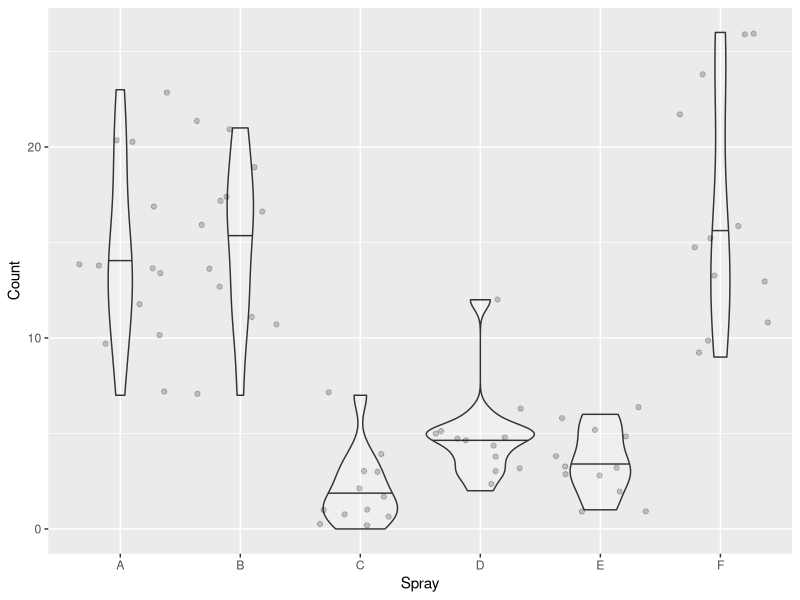

Generate this figure with R:
# To complete the following exercises, you must use either base R or tidyverse functions.  
# Manual searching or hard-coding answers will not be graded.

library(tidyverse)

# sampling ----------------------------------------------------------------

# GUIDE:
# The original `iris` dataset has 150 observations, with 50 samples per species.
# Convert the base R `iris` dataframe to a tibble for easier manipulation.
df_iris <- as_tibble(iris)

# Using `nrow(df_iris)` will confirm there are 150 rows.
nrow(df_iris) # return 150

# Using `group_by()` will confirm there are 50 rows for each species.
df_iris %>% 
  group_by(Species) %>% 
  summarize(n_sample = n()) # return n_sample = 50 each

# The function `sample_n(size = 3)` randomly selects 3 observations from the dataset. 
# When applied after `filter(Species == XX)`, it samples 3 observations from a given species.
df_s3 <- df_iris %>% 
  filter(Species == "versicolor") %>% 
  sample_n(size = 3)

# You can take the mean of a selected column using `pull()` and `mean()`
df_s3 %>% 
  pull(Petal.Width) %>% 
  mean()

# Questions:
# 1. Create a `for` loop (with loop index `i`) to perform the following steps for 100 iterations:
#    a. Randomly sample 5 individuals of "versicolor".
#    b. Calculate the mean of their "Petal.Width" values.
#    c. Assign the result to `mu5[i]`. 
#       (Hint: initialize an empty object `mu5` before starting the loop.)
#    This procedure will yield 100 estimates of the mean Petal.Width from 5 individuals.
mu5 <- NULL
for(i in 1:100) {
  df_i <- df_iris %>% 
    filter(Species=="versicolor") %>% 
    sample_n(size = 5)
  mu5[i] <- mean(df_i$Petal.Width)
}

# 2. Calculate the standard deviation of `mu5` and assign it to `s_mu5`.
s_mu5 <- sd(mu5)

# 3. Repeat step 1 but sample 20 individuals in each iteration, and assign the results to `mu20`.
mu20 <- NULL
for(i in 1:100) {
  df_i <- df_iris %>% 
    filter(Species=="versicolor") %>% 
    sample_n(size = 20)
  mu20[i] <- mean(df_i$Petal.Width)
}

# 4. Calculate the standard deviation of `mu20` and assign it to `s_mu20`.
s_mu20 <- sd(mu20)
#    Verify that `s_mu20` is smaller than `s_mu5` by printing the comparison (`s_mu20 < s_mu5`)
s_mu20 < s_mu5

# probability density -----------------------------------------------------

# GUIDE:
# For continuous variables (e.g., body length), we use a probability density function (PDF) 
# to describe how values are distributed and how likely different values are.
# R provides built-in functions to work with probability distributions:
# - Probability Density Functions (PDF) for evaluating how likely a value is.
# - Cumulative Distribution Functions (CDF) for evaluating the probability 
#   that a value is less than or equal to a given number.
# These functions are available for many common distributions (e.g., normal).

# `dnorm(x = 1, mean = 0, sd = 1)` calculates the probability density of x = 1 
# for a normal distribution with mean = 0 and standard deviation = 1.
# Probability density tells us how "likely" a value is relative to other values.
# In this example, x = 1 is more likely than x = 2 under this distribution.

dnorm(x = 1, mean = 0, sd = 1)  # returns 0.2419707
dnorm(x = 2, mean = 0, sd = 1)  # returns 0.05399097

# `pnorm(q = 1, mean = 0, sd = 1)` calculates the probability (not probability density!) of x <= 1
# for a normal distribution with mean = 0 and standard deviation = 1.
pnorm(q = 1, mean = 0, sd = 1) # returns 0.8413447
pnorm(q = 0, mean = 0, sd = 1) # returns 0.5

# Questions:
# 1. Calculate the probability that 0 < x <= 10 for a normal distribution with mean = 5 and sd = 3.
#    Hint: Use `qnorm()` function and subtract P(x <= 0) from P(x <= 10).
p0 <- pnorm(0, mean=5, sd=3)
p10 <- pnorm(10, mean=5, sd=3)
p_result <- p10-p0
print(p_result)

# 2. Calculate the probability that 0 < x <= 10 for a normal distribution with mean = -5 and sd = 3.
p0_2 <- pnorm(0, mean=-5, sd=3)
p10_2 <- pnorm(10, mean=-5, sd=3)
p_result2 <- p10_2-p0_2
p_result2

# t-test ------------------------------------------------------------------

# GUIDE:
# The `t.test()` function in R can perform a t-test with two options for handling variances: `var.equal = TRUE` or `FALSE`.
# - If the equal-variance assumption holds, using `var.equal = TRUE` can increase the power to detect a true difference.
# - If the assumption is seriously violated, using `var.equal = TRUE` may produce incorrect or misleading results.
# Even though both options can give similar results in many cases, it is important to understand the assumptions behind each test.

# Questions:
# 1. Using the `df_iris` dataset, calculate the variance of "Petal.Length" for each species.
#    (Hint: use `group_by()` and `summarize()` from dplyr.)
df_iris %>% 
  group_by(Species) %>% 
  summarize(var=var(Petal.Length))

# 2. Perform a t-test comparing "Petal.Length" between "setosa" and "versicolor".
#    Choose the appropriate `var.equal` option depending on whether the SDs appear equal.
setosa <- df_iris %>% 
  filter(Species=="setosa") %>% 
  pull(Petal.Length)

versicolor <- df_iris %>% 
  filter(Species=="versicolor") %>% 
  pull(Petal.Length)

t.test(setosa, versicolor, var.equal=FALSE) #p-value indicates a significant difference!

# anova -------------------------------------------------------------------

# GUIDE:
# The `aov()` function in R can be used to perform ANOVA.
# The built-in dataset `InsectSprays` provides a useful example.
# It contains insect count data for different types of insect sprays.

df_insect <- as_tibble(InsectSprays)

# Questions:
# 1. Using the `df_insect` dataset, create a plot to visualize the distribution of insect counts for each spray type.
#    - Use a violin plot to show the distribution and include the median (y = count, x = spray).
#    - Add individual data points with a small horizontal jitter for clarity.
df_insect %>% 
  ggplot(aes(x = spray,
           y = count)) +
  geom_violin(draw_quantiles = 0.5, # draw median horizontal line
              alpha = 0.2) + # transparency
  geom_jitter(alpha = 0.2) +
  labs(x="Spray", y="Count")

# Question:
# 2. Using the `df_insect` dataset, perform a one-way ANOVA to test whether insect counts differ among spray types.
#    - Use the `aov()` function and display the summary of the model with `summary()`.
#    - Report if there was a significant difference between spray groups.

summary(aov(count ~ spray, data=df_insect))

#Yes, there is a statistically significant difference between spray groups.

insect_aov <- aov(count~spray, data=df_insect) 
(insect_tukey <- TukeyHSD(insect_aov))
